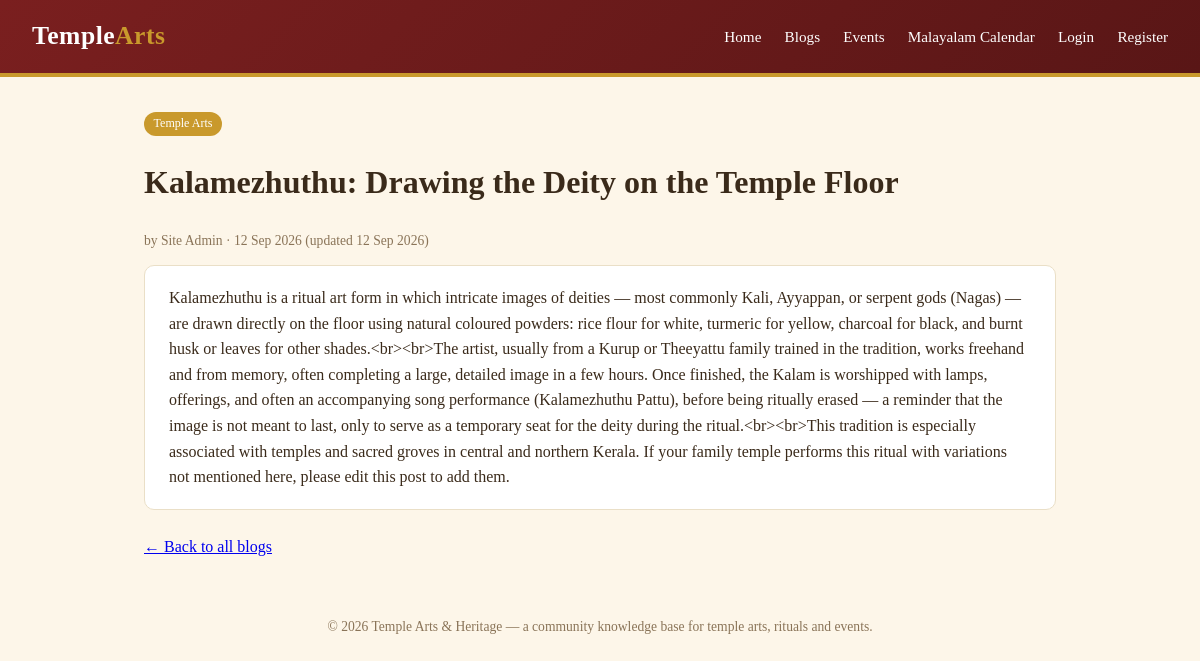
Screenshot of /blogs/2 with the database file from the repository.
### models.py (models this page shows, shortened)
class BlogPost(db.Model):
    id = db.Column(db.Integer, primary_key=True)
    title = db.Column(db.String(200), nullable=False)
    content = db.Column(db.Text, nullable=False)
    category = db.Column(db.String(100), default="General")
    created_at = db.Column(db.DateTime, default=datetime.utcnow)
    updated_at = db.Column(db.DateTime, default=datetime.utcnow, onupdate=datetime.utcnow)
    user_id = db.Column(db.Integer, db.ForeignKey("user.id"), nullable=False)

class User(UserMixin, db.Model):
    id = db.Column(db.Integer, primary_key=True)
    name = db.Column(db.String(120), nullable=False)
    email = db.Column(db.String(150), unique=True, nullable=False)
    password_hash = db.Column(db.String(255), nullable=False)
    is_admin = db.Column(db.Boolean, default=False)
    created_at = db.Column(db.DateTime, default=datetime.utcnow)
    posts = db.relationship("BlogPost", backref="author", lazy=True)
    events = db.relationship("TempleEvent", backref="creator", lazy=True)

### app.py (the view)
@app.route("/blogs/<int:post_id>")
def blog_detail(post_id):
    post = BlogPost.query.get_or_404(post_id)
    return render_template("blog_detail.html", post=post)

### templates/blog_detail.html (shortened to what this page needs)
{% extends "base.html" %}
{% block content %}
<span class="badge">{{ post.category }}</span>
<h1>{{ post.title }}</h1>
<p class="meta">by {{ post.author.name }} &middot; {{ post.created_at.strftime('%d %b %Y') }}
  {% if post.updated_at and post.updated_at != post.created_at %}(updated {{ post.updated_at.strftime('%d %b %Y') }}){% endif %}
</p>
<div class="card">
  {{ post.content|e|replace('\n', '<br>')|safe }}
</div>
<p style="margin-top:1.5rem;"><a href="{{ url_for('blogs') }}">&larr; Back to all blogs</a></p>
{% endblock %}

### static/css/style.css (style rules this page uses)
:root { --maroon: #7a1f1f; --gold: #c9992c; --cream: #fdf6e9; --dark-text: #3a2a1a; }
* { box-sizing: border-box; }
body { margin: 0; font-family: "Georgia", "Times New Roman", serif; background: var(--cream); color: var(--dark-text); line-height: 1.6; }
.card { background: #fff; border: 1px solid #eadfc7; border-radius: 10px; padding: 1.2rem 1.5rem; margin-bottom: 1.2rem; }
.meta { font-size: 0.85rem; color: #8a7458; }
.badge { display: inline-block; background: var(--gold); color: #fff; padding: 0.15rem 0.6rem; border-radius: 12px; font-size: 0.75rem; margin-right: 0.4rem; }

### rows the page displays
BlogPost: category "Temple Arts", title "Kalamezhuthu: Drawing the Deity on the Temple Floor", created_at "12 Sep 2026", updated_at "12 Sep 2026", content "Kalamezhuthu is a ritual art form in which intricate images of deities — most commonly Kali, Ayyappan, or serpent gods (Nagas) — are drawn directly on the floor using natural coloured powders: rice flour for white, turmeric for yellow, charcoal for black, and burnt husk or leaves for other shades.<br><br>The artist, usually from a Kurup or Theeyattu family trained in the tradition, works freehand and from memory, often completing a large, detailed image in a few hours. Once finished, the Kalam is worshipped with lamps, offerings, and often an accompanying song performance (Kalamezhuthu Pattu), before being ritually erased — a reminder that the image is not meant to last, only to serve as a…"
User: author.name "Site Admin"

### other values shown
{{ 2026 }} "2026"
